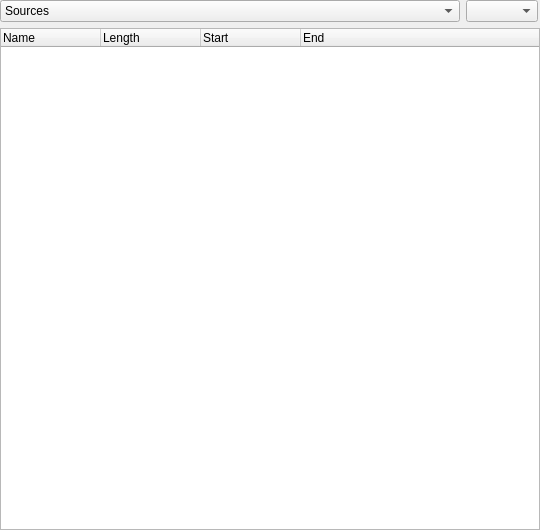
<ui version="4.0" >
 <class>ResourcesWidget</class>
 <widget class="QWidget" name="ResourcesWidget" >
  <property name="geometry" >
   <rect>
    <x>0</x>
    <y>0</y>
    <width>540</width>
    <height>530</height>
   </rect>
  </property>
  <property name="windowTitle" >
   <string>Form</string>
  </property>
  <layout class="QVBoxLayout" >
   <property name="margin" >
    <number>0</number>
   </property>
   <property name="spacing" >
    <number>6</number>
   </property>
   <item>
    <layout class="QHBoxLayout" >
     <property name="margin" >
      <number>0</number>
     </property>
     <property name="spacing" >
      <number>6</number>
     </property>
     <item>
      <widget class="QComboBox" name="viewComboBox" >
       <property name="sizePolicy" >
        <sizepolicy>
         <hsizetype>5</hsizetype>
         <vsizetype>0</vsizetype>
         <horstretch>2</horstretch>
         <verstretch>0</verstretch>
        </sizepolicy>
       </property>
       <item>
        <property name="text" >
         <string>Sources</string>
        </property>
       </item>
       <item>
        <property name="text" >
         <string>Files</string>
        </property>
       </item>
      </widget>
     </item>
     <item>
      <widget class="QComboBox" name="songComboBox" />
     </item>
     <item>
      <spacer>
       <property name="orientation" >
        <enum>Qt::Horizontal</enum>
       </property>
       <property name="sizeHint" >
        <size>
         <width>2</width>
         <height>20</height>
        </size>
       </property>
      </spacer>
     </item>
    </layout>
   </item>
   <item>
    <layout class="QVBoxLayout" >
     <property name="margin" >
      <number>0</number>
     </property>
     <property name="spacing" >
      <number>6</number>
     </property>
     <item>
      <widget class="QTreeWidget" name="sourcesTreeWidget" >
       <property name="sortingEnabled" >
        <bool>false</bool>
       </property>
       <property name="animated" >
        <bool>false</bool>
       </property>
       <column>
        <property name="text" >
         <string>Name</string>
        </property>
       </column>
       <column>
        <property name="text" >
         <string>Length</string>
        </property>
       </column>
       <column>
        <property name="text" >
         <string>Start</string>
        </property>
       </column>
       <column>
        <property name="text" >
         <string>End</string>
        </property>
       </column>
      </widget>
     </item>
    </layout>
   </item>
  </layout>
  <widget class="QWidget" name="layoutWidget" >
   <property name="geometry" >
    <rect>
     <x>0</x>
     <y>0</y>
     <width>2</width>
     <height>2</height>
    </rect>
   </property>
   <layout class="QVBoxLayout" >
    <property name="margin" >
     <number>0</number>
    </property>
    <property name="spacing" >
     <number>6</number>
    </property>
   </layout>
  </widget>
 </widget>
 <resources/>
 <connections/>
</ui>
